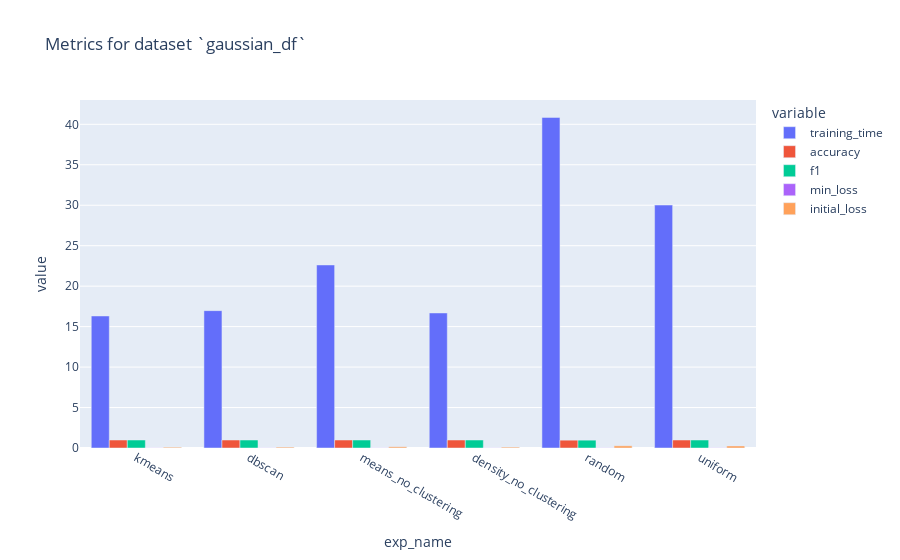

Notebook source saved alongside this figure:
### Code cell
R.get_bar_plots_res(show=False)

### Figure 1 — Plotly figure (JSON) as saved in the notebook; plotly's stock layout.template omitted (floating-point values rounded to 4 significant figures)
{"data": [{"alignmentgroup": "True", "hovertemplate": "variable=training_time<br>exp_name=%{x}<br>value=%{y}<extra></extra>", "legendgroup": "training_time", "marker": {"color": "#636efa", "pattern": {"shape": ""}}, "name": "training_time", "offsetgroup": "training_time", "orientation": "v", "showlegend": true, "textposition": "auto", "type": "bar", "x": ["kmeans", "dbscan", "means_no_clustering", "density_no_clustering", "random", "uniform"], "xaxis": "x", "y": [16.32, 16.98, 22.62, 16.69, 40.85, 30.02], "yaxis": "y"}, {"alignmentgroup": "True", "hovertemplate": "variable=accuracy<br>exp_name=%{x}<br>value=%{y}<extra></extra>", "legendgroup": "accuracy", "marker": {"color": "#EF553B", "pattern": {"shape": ""}}, "name": "accuracy", "offsetgroup": "accuracy", "orientation": "v", "showlegend": true, "textposition": "auto", "type": "bar", "x": ["kmeans", "dbscan", "means_no_clustering", "density_no_clustering", "random", "uniform"], "xaxis": "x", "y": [0.9867, 0.9867, 0.9867, 0.9867, 0.9667, 0.9867], "yaxis": "y"}, {"alignmentgroup": "True", "hovertemplate": "variable=f1<br>exp_name=%{x}<br>value=%{y}<extra></extra>", "legendgroup": "f1", "marker": {"color": "#00cc96", "pattern": {"shape": ""}}, "name": "f1", "offsetgroup": "f1", "orientation": "v", "showlegend": true, "textposition": "auto", "type": "bar", "x": ["kmeans", "dbscan", "means_no_clustering", "density_no_clustering", "random", "uniform"], "xaxis": "x", "y": [0.9875, 0.9875, 0.9875, 0.9875, 0.9693, 0.9875], "yaxis": "y"}, {"alignmentgroup": "True", "hovertemplate": "variable=min_loss<br>exp_name=%{x}<br>value=%{y}<extra></extra>", "legendgroup": "min_loss", "marker": {"color": "#ab63fa", "pattern": {"shape": ""}}, "name": "min_loss", "offsetgroup": "min_loss", "orientation": "v", "showlegend": true, "textposition": "auto", "type": "bar", "x": ["kmeans", "dbscan", "means_no_clustering", "density_no_clustering", "random", "uniform"], "xaxis": "x", "y": [0.01705, 0.01835, 0.02042, 0.01833, 0.02257, 0.0238], "yaxis": "y"}, {"alignmentgroup": "True", "hovertemplate": "variable=initial_loss<br>exp_name=%{x}<br>value=%{y}<extra></extra>", "legendgroup": "initial_loss", "marker": {"color": "#FFA15A", "pattern": {"shape": ""}}, "name": "initial_loss", "offsetgroup": "initial_loss", "orientation": "v", "showlegend": true, "textposition": "auto", "type": "bar", "x": ["kmeans", "dbscan", "means_no_clustering", "density_no_clustering", "random", "uniform"], "xaxis": "x", "y": [0.09687, 0.1089, 0.148, 0.1087, 0.2682, 0.25], "yaxis": "y"}], "layout": {"barmode": "group", "legend": {"title": {"text": "variable"}, "tracegroupgap": 0}, "title": {"text": "Metrics for dataset `gaussian_df`"}, "xaxis": {"anchor": "y", "domain": [0, 1], "title": {"text": "exp_name"}}, "yaxis": {"anchor": "x", "domain": [0, 1], "title": {"text": "value"}}}}
